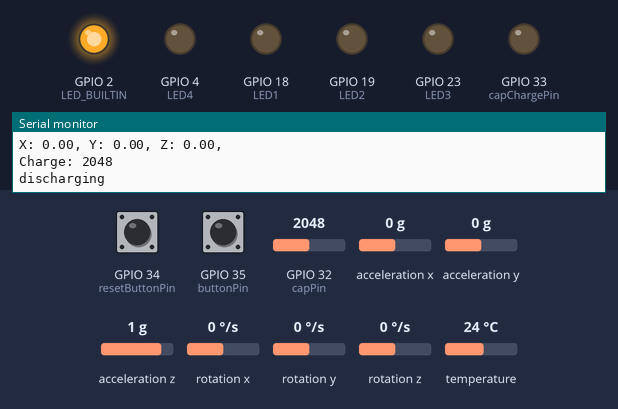
Simulated run of this sketch. Board: ESP32. Shown: output pins drawn as LEDs (lit = HIGH), the last lines printed to the serial monitor. Inputs (shaded band) come from the test bench; at power-on: rotation x 0 °/s, GPIO 35 (buttonPin) LOW, rotation y 0 °/s, GPIO 34 (resetButtonPin) LOW, GPIO 32 (capPin) = 2048, acceleration x 0 g, acceleration y 0 g, acceleration z 1 g, rotation z 0 °/s, temperature 24 °C. Nothing arrives over Bluetooth unless stated.

Above: at 1.2 s.
1.3 s: rotation x set to -4 °/s
At 3.1 s:
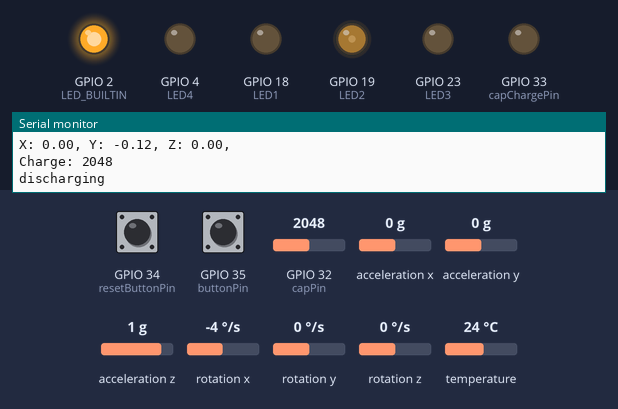
3.5 s: GPIO 35 (buttonPin) pulled HIGH for 0.15 s
At 3.61 s:
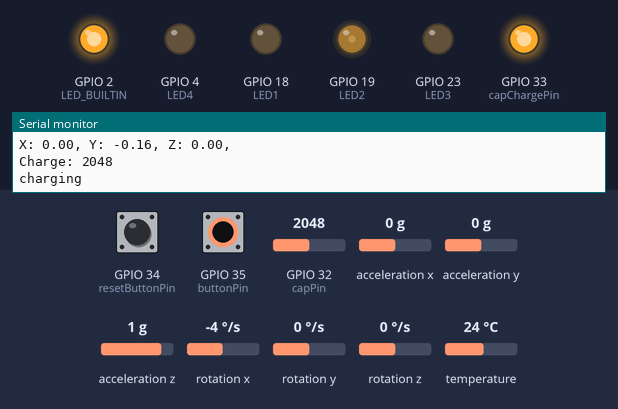
5.2 s: rotation x set to 100 °/s
At 6.7 s:
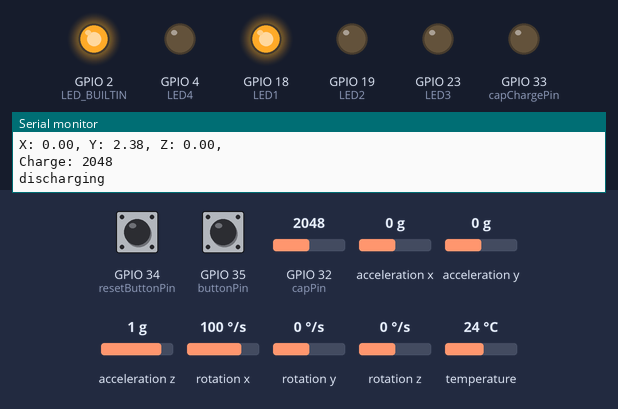
7.2 s: rotation y set to -3 °/s
At 8.8 s:
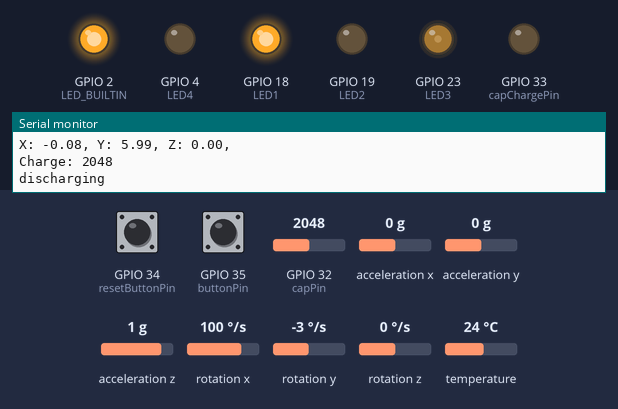
9.6 s: rotation x set to -100 °/s
12.6 s: GPIO 34 (resetButtonPin) pulled HIGH for 0.15 s
Timing chart, 0 to 28.5 s (numbered marks = the images above; inputs shaded):
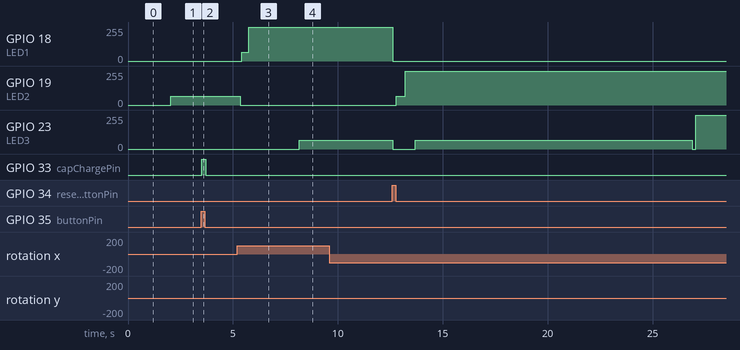

Measured:
- the behaviour switches between -2 and -3 °/s on rotation x (found by bisection; images 0 and 1)
- the behaviour switches between -1 and -2 °/s on rotation y (found by bisection; images 3 and 4)
- after the input at 1.3 s, GPIO 19 (LED2): 0/255 → 64/255 after 0.74 s
- after the input at 3.5 s, GPIO 33 (capChargePin): LOW → HIGH at once, → LOW 0.17 s later
- after the input at 5.2 s, GPIO 18 (LED1): 0/255 → 64/255 after 0.21 s, → 255/255 0.35 s later; GPIO 19 (LED2): 64/255 → 0/255 after 0.16 s
- after the input at 7.2 s, GPIO 23 (LED3): 0/255 → 64/255 after 0.97 s

The sketch:

arduino_test.ino
```cpp
/*
Bluetooth motion controller
By: Carter
Date: Jan. 22, 2025
This is a bluetooth controller for a game that utilizes motion controls using a gyro
*/

#include <Adafruit_MPU6050.h>
#include <Adafruit_Sensor.h>
#include <Wire.h>
#include <BluetoothSerial.h>

Adafruit_MPU6050 mpu;
BluetoothSerial BT;

// int led_pin = 13;
// The pin for the blue built-in LED
int LED_BUILTIN = 2;

// The angle along the X axis read by the gyro
float angleX = 0.0;
// The angle along the Y axis read by the gyro
float angleY = 0.0;
// The angle along the Z axis read by the gyro
float angleZ = 0.0;

// The amount of time the previous loop took to run
unsigned long lastTime = 0;

// The pin of the LED representing "up"
int LED1 = 18;
// The pin of the LED representing "down"
int LED2 = 19;
// The pin of the LED representing "left"
int LED3 = 23;
// The pin of the LED representing "right"
int LED4 = 4;

// The pin connected directly to the capacitor to read the charge
int capPin = 32;
// The pin used to read the button
int buttonPin = 35;
// The pin connected to the capacitor through a resistor used to charge/discharge it
int capChargePin = 33;

// The pin used to read the gyro recenter button
int resetButtonPin = 34;

// The amount of time it takes for the code to run
float deltaTime;

void setup() {
  // put your setup code here, to run once:

  // Start serial communication on the baud rate 9600
  Serial.begin(9600);
  // Block the thread until the serial has started
  while (!Serial) {
    delay(10);
  }
  // pinMode(led_pin, OUTPUT);
  // Configure the built-in LED's pin for output
  pinMode(LED_BUILTIN, OUTPUT);

  // Configure the GPIO pins for the button, capacitor, and the resistors connected to the capactior to charge it
  pinMode(buttonPin, INPUT);
  pinMode(capChargePin, OUTPUT);
  pinMode(capPin, INPUT);

  // Configure the pin for the gyro recenter button
  pinMode(resetButtonPin, INPUT);

  // Make sure the built-in LED is off (it will act as an indicator for if the gyro and bluetooth are activated)
  digitalWrite(LED_BUILTIN, LOW);

  // Try to start the gyro and if it fails, print that to the serial monitor and stop the thread from running
  if (!mpu.begin()) {
    Serial.println("Failed to start MPU6050");
    while (true) {
      delay(10);
    }
  }

  // Try to start bluetooth and if it fails, print that to the serial monitor and stop the thread from running
  if (!BT.begin("ESP32")) {
    Serial.println("Failed to start Bluetooth");
    while (true) {
      delay(10);
    }
  }

  // Once everything has been started properly, light the built-in LED to show that
  digitalWrite(LED_BUILTIN, HIGH);
}

void loop() {
  // put your main code here, to run repeatedly:

  // Calculate deltaTime (the time it takes for the code to run)
  // This is used to make sure the gyro readings are accurate and not affected by lag
  unsigned long currentTime = millis();
  deltaTime = (currentTime - lastTime) / 1000.0;  // Convert to seconds
  lastTime = currentTime;

  // Get the values from the gyro and light the LEDs corresponding to the direction
  readGyro();
  lightLEDs();

  // Charge/discharge the capacitor based on the button pressed, and read its charge
  chargeCapacitor();

  // Add a buffer to make the bluetooth serial printing more reliable
  // Without this, messages are sometimes dropped
  delay(50);
}

// Reads the gyro values and updates the angle
void readGyro() {
  // Get the current readings from the gyro
  sensors_event_t a, g, temp;
  mpu.getEvent(&a, &g, &temp);

  // Add a deadzone to account for the gyro drifting so the angle doesn't constantly build up
  // Once past the deadzone, add the current reading the stored angle to keep track of how it's rotated (using deltaTime to make sure it's  accurate/not affected by lag)
  // X and Y were swapped later to account for the angle of the gyro when it was in the case (swapping it here was the quickest and easiest way)
  if (g.gyro.x < -0.05 || g.gyro.x > 0.05) {
    angleY += g.gyro.x * deltaTime;
  }
  if (g.gyro.y < -0.02 || g.gyro.y > 0.02) {
    angleX += g.gyro.y * deltaTime;
  }
  if (g.gyro.x < -0.05 || g.gyro.z > 0.05) {
    angleZ += g.gyro.z * deltaTime;
  }

  // If the recenter button is pressed or if the serial/bluetooth communication reads '1' (This is sent if the mouse is clicked in the game)
  // Reset all of the angles
  if (Serial.read() == '1' || BT.read() == '1' || digitalRead(resetButtonPin) == HIGH) {
    angleX = 0.0;
    angleY = 0.0;
    angleZ = 0.0;
  }

  // Combine all the gyro readings into one string, and send it to the serial/bluetooth
  // Everything has to be on one line to account for the bandwidth limitations of bluetooth
  String message = "X: " + String(angleX) + ", Y: " + String(angleY) + ", Z: " + String(angleZ);
  Serial.println(message + ", ");
  BT.print(message + ", ");
}

// Light the direction LEDs based on the gyro angle
void lightLEDs() {
  // Add a deadzone in the middle where no LEDs will light
  // Once it passes the initial deadzone, the LED will light at half brightness using PWM to control it, after the angle in that direction increases even more, light it at full brightness
  // Up LED
  if (angleY >= 0.05 && angleY <= 0.74) {
    analogWrite(LED1, 64);
  } else if (angleY >= 0.75) {
    analogWrite(LED1, 255);
  } else {
    analogWrite(LED1, 0);
  }

  // Down LED
  if (angleY <= -0.05 && angleY >= -0.74) {
    analogWrite(LED2, 64);
  } else if (angleY <= -0.75) {
    analogWrite(LED2, 255);
  } else {
    analogWrite(LED2, 0);
  }

  // Left LED
  if (angleX <= -0.05 && angleX >= -0.74) {
    analogWrite(LED3, 64);
  } else if (angleX <= -0.75) {
    analogWrite(LED3, 255);
  } else {
    analogWrite(LED3, 0);
  }

  // Right LED
  if (angleX >= 0.05 && angleX <= 0.74) {
    analogWrite(LED4, 64);
  } else if (angleX >= 0.75) {
    analogWrite(LED4, 255);
  } else {
    analogWrite(LED4, 0);
  }
}

// Uses the button state to either charge or discharge the capacitor, and reads its value
void chargeCapacitor() {
  // Read and print the capacitor charge, and complete the line started by the gyro function
  Serial.println("Charge: " + String(analogRead(capPin)));
  BT.println("Charge: " + String(analogRead(capPin)));

  // If the button is pressed, start sending power to the capacitor to charge it
  if (digitalRead(buttonPin) == HIGH) {
    digitalWrite(capChargePin, HIGH);
    Serial.println("charging");
  }
  // If the button isn't pressed, the pin will output ground and start discharging the capacitor
  if (digitalRead(buttonPin) == LOW) {
    digitalWrite(capChargePin, LOW);
    Serial.println("discharging");
  }
}
```
